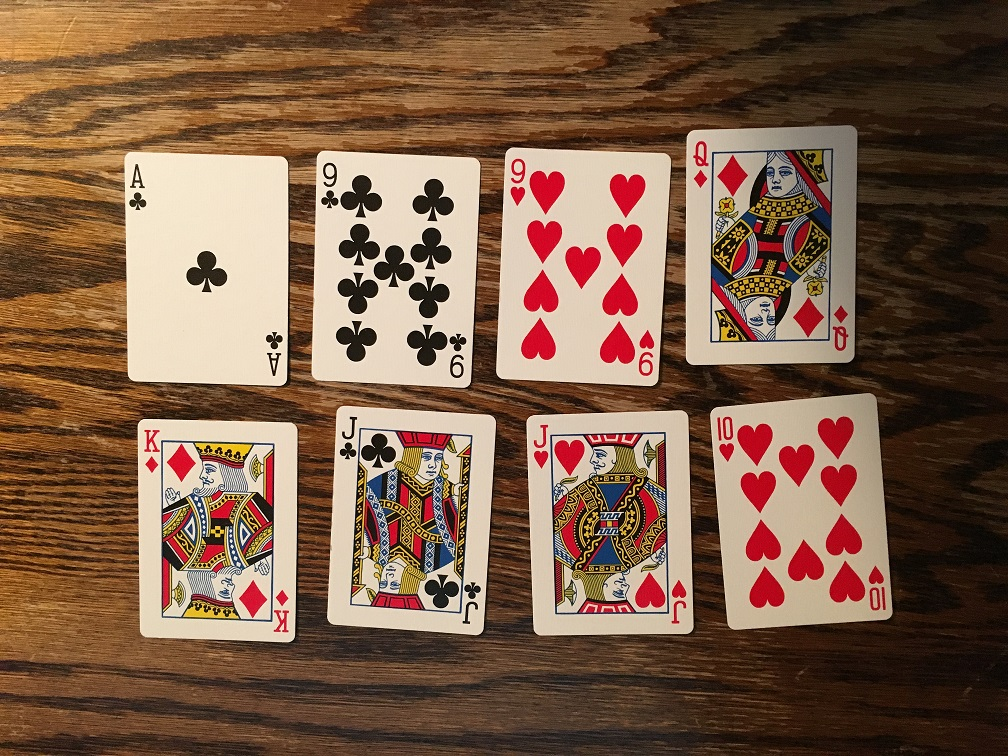
#> input picture test1.JPG, 1008 x 756 px; its folder holds only this picture in this run
$ python resizer.py   (older library calls are emulated)
#> lines starting #> are read from the running program, lines starting #| are printed output that depends on the picture
## Bulk image resizer

# This script simply resizes all the images in a folder to one-eigth their
# original size. It's useful for shrinking large cell phone pictures down
# to a size that's more manageable for model training.

# Usage: place this script in a folder of images you want to shrink,
# and then run it.

import glob
from PIL import Image
import os

class_name = 'disease'

os.mkdir('images')
file_list = sorted(glob.glob('*.jpg'))
for idx,file_name in enumerate(file_list):
    im = Image.open(file_name)
#> im is the input picture: PIL image 1008x756 RGB; mean R, G, B 124.6, 93.8, 72.7
    new_width = 640
    new_height = 480
    im = im.resize((new_width,new_height), Image.ANTIALIAS)
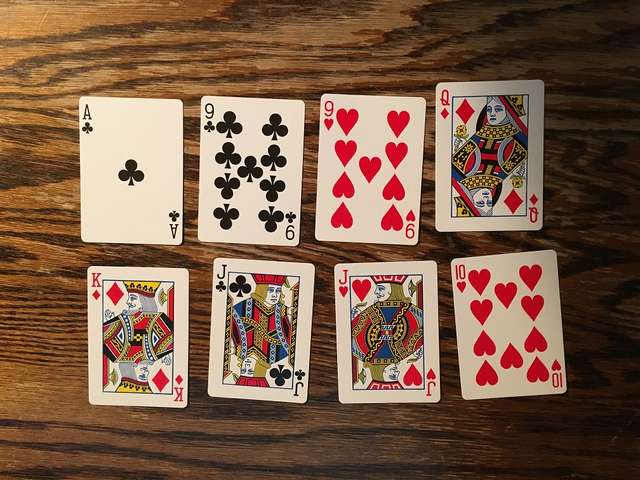
#> im: PIL image 640x480 RGB; mean R, G, B 124.6, 93.8, 72.7
    im.save('images/' + class_name + '_' + str(idx+1).zfill(3) + '.jpg')
